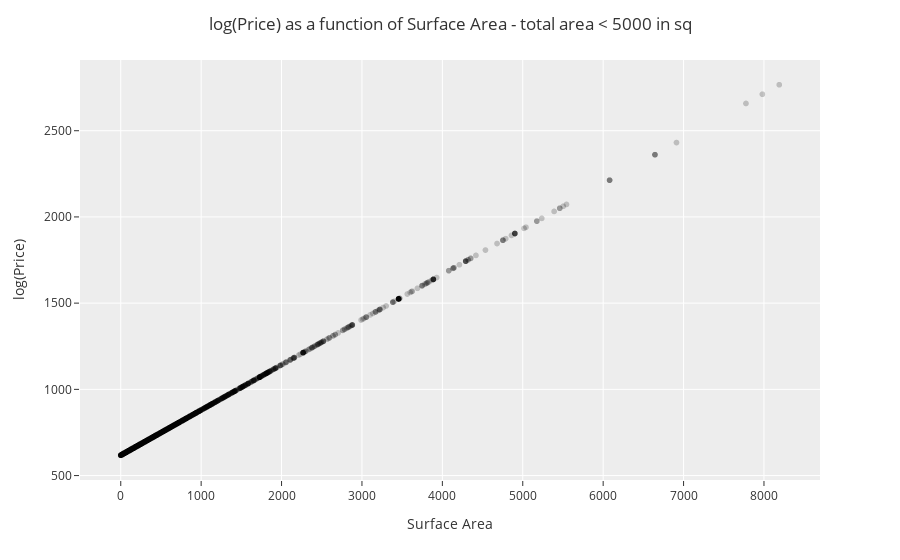

Notebook code cell kept with this figure:
### Code cell
fig = px.scatter(DF_model2,
                 x='Surface',
                 y='log_price',
                 color_discrete_sequence=['black'],
                 opacity=0.2)

fig.update_layout(template="ggplot2",
                  title='log(Price) as a function of Surface Area - total area < 5000 in sq',
                  title_x=0.5,
                  xaxis_title='Surface Area',
                  yaxis_title='log(Price)')


fig.show()

### Figure 1 — Plotly figure (JSON) as saved in the notebook; plotly's stock layout.template omitted (floating-point values rounded to 4 significant figures; data arrays with more than 128 entries replaced by an {"elided": "..."} marker saying what was removed)
{"data": [{"hovertemplate": "Surface=%{x}<br>log_price=%{y}<extra></extra>", "legendgroup": "", "marker": {"color": "black", "opacity": 0.2, "symbol": "circle"}, "mode": "markers", "name": "", "showlegend": false, "type": "scattergl", "x": {"elided": "3211 float values"}, "xaxis": "x", "y": {"elided": "3211 float values"}, "yaxis": "y"}], "layout": {"legend": {"tracegroupgap": 0}, "margin": {"t": 60}, "title": {"text": "log(Price) as a function of Surface Area - total area < 5000 in sq", "x": 0.5}, "xaxis": {"anchor": "y", "domain": [0, 1], "title": {"text": "Surface Area"}}, "yaxis": {"anchor": "x", "domain": [0, 1], "title": {"text": "log(Price)"}}}}
